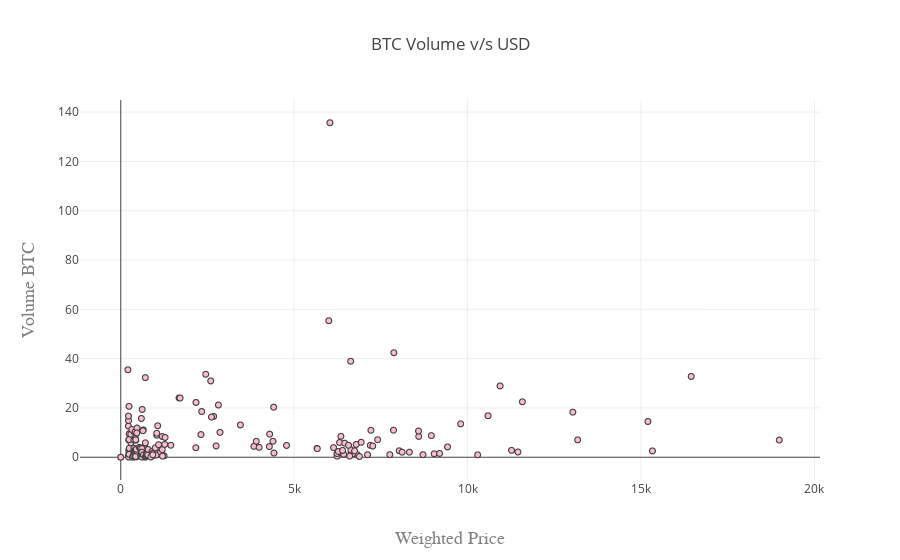

Notebook source saved alongside this figure:
### Code cell
#BTC Volume vs USD visualization
trace = go.Scattergl(
    y = weekly_rows['Volume_(BTC)'].astype(float),
    x = weekly_rows['Weighted_Price'].astype(float),
    mode = 'markers',
    marker = dict(
        color = '#FFBAD2',
        line = dict(width = 1)
    )
)
layout = go.Layout(
    title='BTC Volume v/s USD',
    xaxis=dict(
        title='Weighted Price',
        titlefont=dict(
            family='Courier New, monospace',
            size=18,
            color='#7f7f7f'
        )
    ),
    yaxis=dict(
        title='Volume BTC',
        titlefont=dict(
            family='Courier New, monospace',
            size=18,
            color='#7f7f7f'
        )))
data = [trace]
fig = go.Figure(data=data, layout=layout)
iplot(fig, filename='compare_webgl')

### Figure 1 — Plotly figure (JSON) as saved in the notebook; plotly's stock layout.template omitted (floating-point values rounded to 4 significant figures; data arrays with more than 128 entries replaced by an {"elided": "..."} marker saying what was removed)
{"data": [{"marker": {"color": "#FFBAD2", "line": {"width": 1}}, "mode": "markers", "type": "scattergl", "uid": "1aa470c8-ac12-4e44-afd8-899cefd1c0d3", "x": {"elided": "201 float values"}, "y": {"elided": "201 float values"}}], "layout": {"title": {"text": "BTC Volume v/s USD"}, "xaxis": {"title": {"font": {"color": "#7f7f7f", "family": "Courier New, monospace", "size": 18}, "text": "Weighted Price"}}, "yaxis": {"title": {"font": {"color": "#7f7f7f", "family": "Courier New, monospace", "size": 18}, "text": "Volume BTC"}}}}
